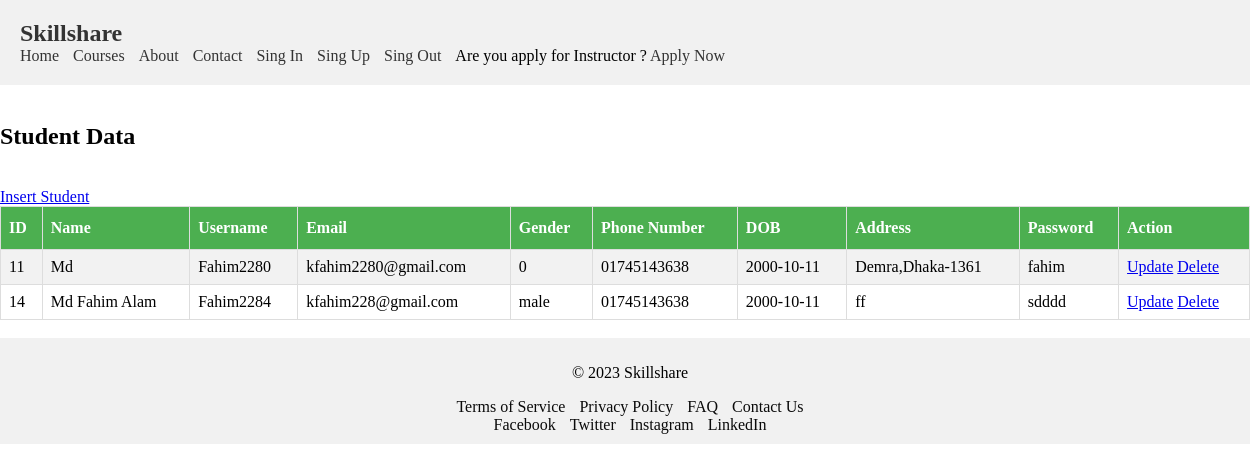
Page /View/StudentDataView.php (signed in) on the committed database.
### tables this page shows
CREATE TABLE `student` (
  `Id` int(50) NOT NULL,
  `Name` varchar(50) NOT NULL,
  `Username` varchar(15) NOT NULL,
  `Email` varchar(100) NOT NULL,
  `Gender` varchar(100) NOT NULL,
  `Phone_number` varchar(20) NOT NULL,
  `Address` varchar(100) NOT NULL,
  `DOB` varchar(50) NOT NULL,
  `Password` varchar(100) NOT NULL
);

### Model/studentDb.php (called while the page is built, shortened)
<?php
function getAllStudent()
{
    $conn = getConnection();
    $sql = "SELECT * FROM student";
    $result = mysqli_query($conn, $sql);
    return $result;
}

### View/StudentDataView.php (the view, shortened to what this page needs)
<!DOCTYPE html>
<html>
<head>
    <link rel="stylesheet" type="text/css" href="SDV.css">
</head>
<body>
    <?php
    include 'Header.php';
    echo "<br>";
    require '../Model/studentDb.php';
    echo "<h2>Student Data</h2>";
    echo "<br>";
    echo "<a href='StudentInsertView.php' >Insert Student</a>";
    $result = getAllStudent();
    $num = mysqli_num_rows($result);
    if ($num > 0) {
        echo "<table>";
        echo "<tr>
                    <th>ID</th>
                    <th>Name</th>
                    <th>Username</th>
                    <th>Email</th>
                    <th>Gender</th>
                    <th>Phone Number</th>
                    <th>DOB</th>
                    <th>Address</th>
                    <th>Password</th>
                    <th>Action</th>
                </tr>";
        while ($data = mysqli_fetch_assoc($result)) {
            echo "<tr>";
            echo "<td>" . $data["Id"] . "</td>";
            echo "<td>" . $data["Name"] . "</td>";
            echo "<td>" . $data["Username"] . "</td>";
            echo "<td>" . $data["Email"] . "</td>";
            echo "<td>" . $data["Gender"] . "</td>";
            echo "<td>" . $data["Phone_number"] . "</td>";
            echo "<td>" . $data["DOB"] . "</td>";
            echo "<td>" . $data["Address"] . "</td>";
            echo "<td>" . $data["Password"] . "</td>";
            echo "<td>
            <a href='../View/StudentUpdateView.php?update=" . $data["Id"] . "'>Update</a>
            <a href='../Controller/StudentDelete.php?delete=" . $data["Id"] . "'>Delete</a>
            </td>";
            echo "</tr>";
        }
        echo "</table>";
    } else {
        echo "No data available";
    }
    echo "<br>";
    include 'Footer.php';
    ?>
</body>
</html>

### View/SDV.css (style rules this page uses)
body { margin: 0px; }
table { width: 100%; border-collapse: collapse; }
table td, table th { border: 1px solid #ddd; padding: 8px; }
table tr:nth-child(even) { background-color: #f2f2f2; }
table th { padding-top: 12px; padding-bottom: 12px; text-align: left; background-color: #4caf50; color: white; }

### rows in the picture
student: Id "11", Name "Md", Username "Fahim2280", Email "kfahim2280@gmail.com", Gender "0", Phone_number "01745143638", DOB "2000-10-11", Address "Demra,Dhaka-1361", Password "fahim"
student: Id "14", Name "Md Fahim Alam", Username "Fahim2284", Email "kfahim228@gmail.com", Gender "male", Phone_number "01745143638", DOB "2000-10-11", Address "ff", Password "sdddd"
